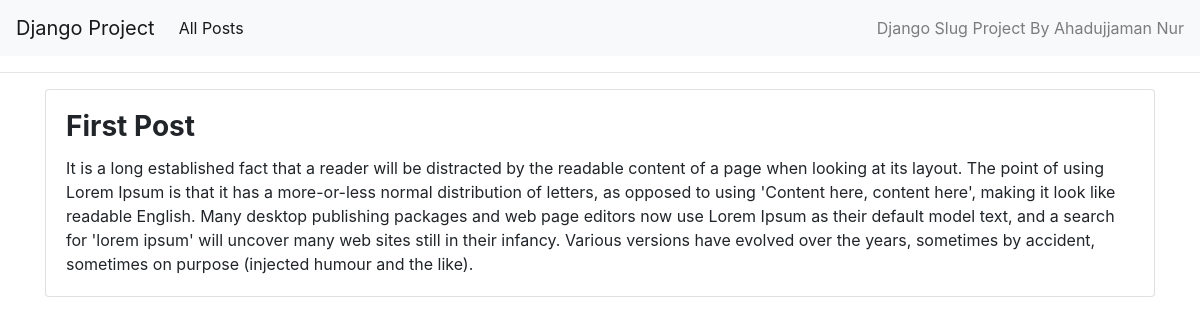
Screenshot of /post/first-post with the database file from the repository.
### blog/models.py (models this page shows, shortened)
class Post(models.Model):
    title = models.CharField(max_length=150)
    slug = models.SlugField(max_length=150, null=True, blank=True)
    text = models.TextField()

### blog/views.py (the view)
# urls.py: path('post/<slug:slug_text>', views.post_detail, name='post_detail')
def post_detail(request, slug_text):
    post = get_object_or_404(Post, slug=slug_text)
    context = {
        'post': post
    }
    return render(request, 'blog/post_detail.html', context=context)

### templates/blog/post_detail.html
{% extends "base.html" %}
{% block content %}
    <div class="card">
        <div class="card-body">
        <h3 class="card-title"><b>{{ post.title }}</b></h3>
        <p class="card-text">{{ post.text }}</p>
        </div>
    </div>
{% endblock %}

### rows the page displays
Post: title "First Post", text "It is a long established fact that a reader will be distracted by the readable content of a page when looking at its layout. The point of using Lorem Ipsum is that it has a more-or-less normal distribution of letters, as opposed to using 'Content here, content here', making it look like readable English. Many desktop publishing packages and web page editors now use Lorem Ipsum as their default model text, and a search for 'lorem ipsum' will uncover many web sites still in their infancy. Various versions have evolved over the years, sometimes by accident, sometimes on purpose (injected humour and the like)."
